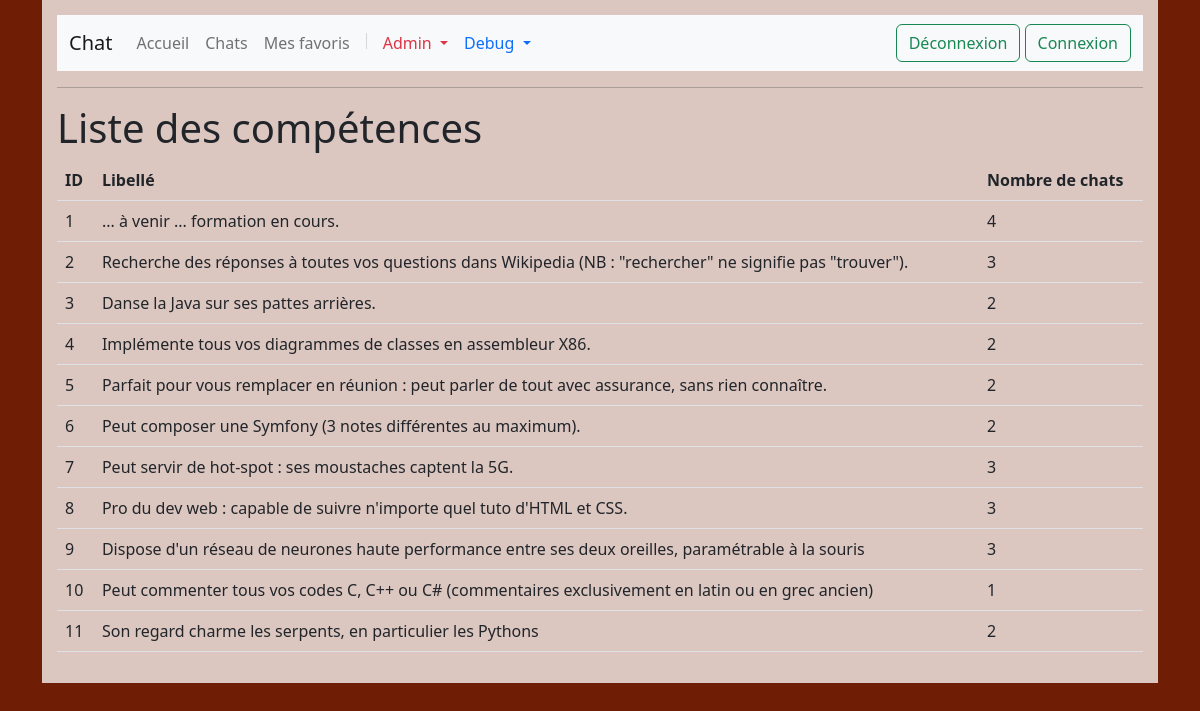
The app's page /pageEditerCompetences.php with its own data.
### tables this page shows
CREATE TABLE fa_competence(
   id INT AUTO_INCREMENT,
   libelle VARCHAR(150) NOT NULL,
   PRIMARY KEY(id)
);

### pageEditerCompetences.php (the view, shortened to what this page needs)
<!DOCTYPE html>
<html lang="fr">
<head>
    <link href="css/bootstrap.min.css" rel="stylesheet">
    <link href="css/chats.css" rel="stylesheet">
</head>
<body class="container fondPageAdmin">
    <div class="contenuPage">
        <?php include_once "navBar.php"; ?>
        <h1>Liste des compétences</h1>
        <table class="table">
            <thead>
                <tr>
                    <th scope="col">ID</th>
                    <th scope="col">Libellé</th>
                    <th scope="col">Nombre de chats</th>
                </tr>
            </thead>
            <tbody>
                <?php require_once 'base/connexion.php';
                $txtReq = "SELECT c.id, c.libelle, COUNT(cc.id_chat) AS nb_chats ";
                $txtReq .= "FROM fa_competence c ";
                $txtReq .= "LEFT JOIN fa_chat_competence cc ON c.id = cc.id_competence ";
                $txtReq .= "GROUP BY c.id, c.libelle";
                $requete = $pdo->prepare($txtReq);
                $requete->execute();
                $competences = $requete->fetchAll();
                foreach ($competences as $competence) {
                    echo "<tr>";
                    echo "<td>{$competence['id']}</td>";
                    echo "<td>{$competence['libelle']}</td>";
                    echo "<td>{$competence['nb_chats']}</td>";
                    echo "</tr>";
                }
                ?>
            </tbody>
        </table>
    </div>
</body>
</html>

### css/chats.css (style rules this page uses)
.fondPageAdmin { background-color: rgb(111, 29, 4); }
.contenuPage { padding:15px; background-color: rgba(255,255,255,0.75); min-height: 450px;; }

### records on screen
fa_competence: id "1", libelle "... à venir ... formation en cours.", nb_chats "4"
fa_competence: id "2", libelle "Recherche des réponses à toutes vos questions dans Wikipedia (NB : \"rechercher\" ne signifie pas \"trouver\").", nb_chats "3"
fa_competence: id "3", libelle "Danse la Java sur ses pattes arrières.", nb_chats "2"
fa_competence: id "4", libelle "Implémente tous vos diagrammes de classes en assembleur X86.", nb_chats "2"
fa_competence: id "5", libelle "Parfait pour vous remplacer en réunion : peut parler de tout avec assurance, sans rien connaître.", nb_chats "2"
fa_competence: id "6", libelle "Peut composer une Symfony (3 notes différentes au maximum).", nb_chats "2"
fa_competence: id "7", libelle "Peut servir de hot-spot : ses moustaches captent la 5G.", nb_chats "3"
fa_competence: id "8", libelle "Pro du dev web : capable de suivre n'importe quel tuto d'HTML et CSS.", nb_chats "3"
fa_competence: id "9", libelle "Dispose d'un réseau de neurones haute performance entre ses deux oreilles, paramétrable à la souris", nb_chats "3"
fa_competence: id "10", libelle "Peut commenter tous vos codes C, C++ ou C# (commentaires exclusivement en latin ou en grec ancien)", nb_chats "1"
fa_competence: id "11", libelle "Son regard charme les serpents, en particulier les Pythons", nb_chats "2"
